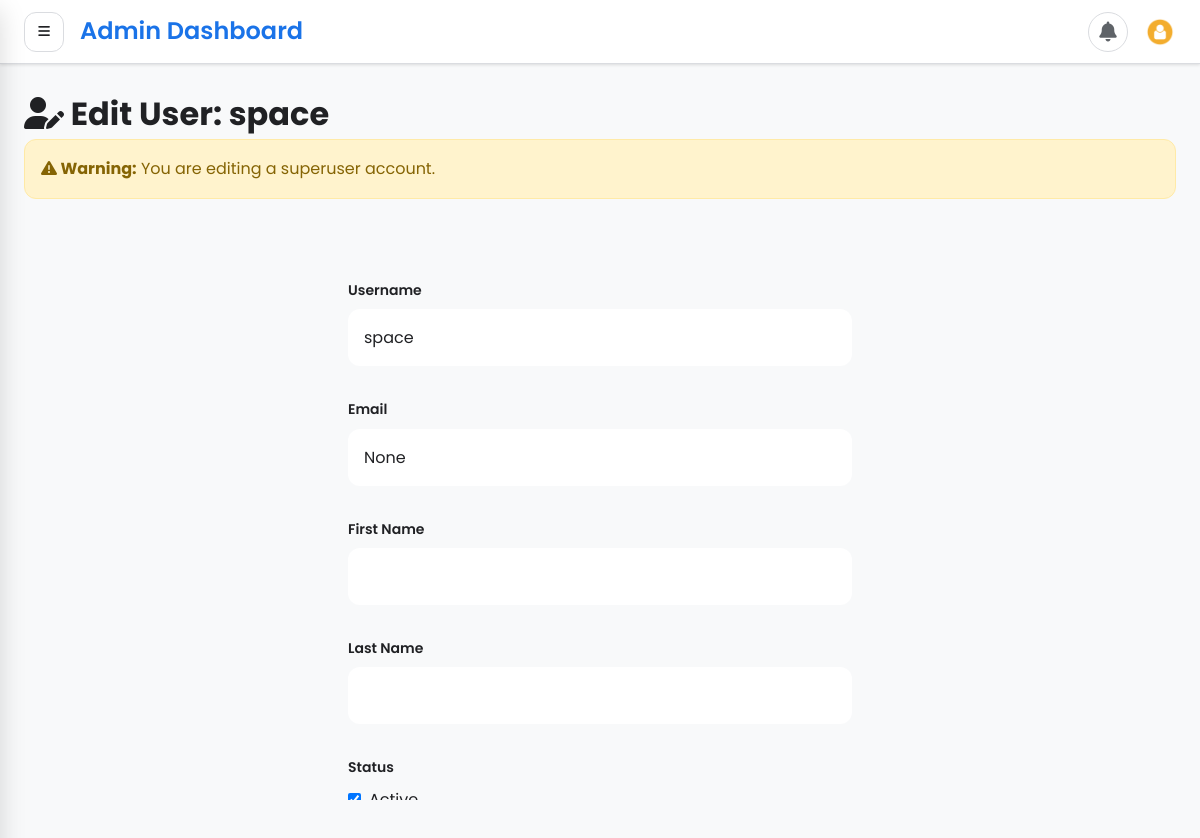
Page /accounts/users/1/edit/ (signed in) on the committed database.
### users/models.py (models this page shows, shortened)
class User(AbstractBaseUser, PermissionsMixin):
    roles =[
        ('admin','Admin'),
        ('Chairperson','Chairperson'),
        ('Secretary','Secretary'),
        ('Accountant','Accountant'),
        ('Member','Member'),
    ]
    username = models.CharField(max_length=255, blank=True, unique=True)
    email = models.EmailField(max_length=255, unique=True, null=True, blank=True)
    firstname = models.CharField(max_length=30, null=True, blank=True)
    lastname = models.CharField(max_length=30, null=True, blank=True)
    is_active = models.BooleanField(default=True)
    roles = models.CharField(max_length=50, choices=roles, default='Member')
    date_joined = models.DateTimeField(default=timezone.now)
    is_staff = models.BooleanField(default=False)
    is_verified = models.BooleanField(default=False)
    phone = models.CharField(max_length=15, blank=True, null=True)
    force_password_change = models.BooleanField(default=True)
    objects = ManagerUser()
    USERNAME_FIELD = 'username' # primary identifier for django auth
    REQUIRED_FIELDS = []     # required when creating superuser

### users/views.py (the view, shortened to what this page needs)
# urls.py: path('users/<int:user_id>/edit/', edit_user, name='edit_user'),
@login_required
def edit_user(request, user_id):
    if not request.user.is_staff :
        messages.warning(request, "Access denied. Admin privileges required.")
        return redirect('home')
    editing_user = get_object_or_404(User, id=user_id)
    if editing_user.is_superuser and not request.user.is_superuser:
        messages.error(request, "Only superusers can edit superuser accounts.")
        return redirect('list_users')
    context = {
        'editing_user': editing_user,
        'can_edit_superuser': request.user.is_superuser,
        'is_self_edit': request.user.id == editing_user.id,
    }
    return render(request, 'registration/edit_user.html', context)

### templates/registration/edit_user.html (shortened to what this page needs)
{% extends 'base.html' %}
{% block content %}
<div class="page-container">
  <div class="modern-card">
    <div class="modern-header">
      <h1 class="page-title">
        <i class="fas fa-user-edit"></i>
        Edit User: {{ editing_user.username }}
      </h1>
    </div>
    {% if editing_user.is_superuser %}
    <div class="alert-warning">
      <strong><i class="fas fa-exclamation-triangle"></i> Warning:</strong>
      You are editing a superuser account.
    </div>
    {% endif %}
    <form method="post" class="modern-form">
      <div class="form-group">
        <label class="form-label">Username</label>
        <input
          type="text"
          name="username"
          value="{{ editing_user.username }}"
          class="form-control"
          required
        />
      </div>
      <div class="form-group">
        <label class="form-label">Email</label>
        <input
          type="email"
          name="email"
          value="{{ editing_user.email }}"
          class="form-control"
          required
        />
      </div>
      <div class="form-group">
        <label class="form-label">First Name</label>
        <input
          type="text"
          name="first_name"
          value="{{ editing_user.first_name }}"
          class="form-control"
        />
      </div>
      <div class="form-group">
        <label class="form-label">Last Name</label>
        <input
          type="text"
          name="last_name"
          value="{{ editing_user.last_name }}"
          class="form-control"
        />
      </div>
      <div class="form-group">
        <label class="form-label">Status</label>
        <div class="checkbox-group">
          <input
            type="checkbox"
            name="is_active"
            id="is_active"
            {% if editing_user.is_active %}checked{% endif %}
          />
          <label for="is_active">Active</label>
        </div>
      </div>
    </form>
  </div>
</div>
{% endblock %}

### templates/base.html (style rules this page uses)
* { margin: 0; padding: 0; box-sizing: border-box; -webkit-tap-highlight-color: transparent; font-family: "Poppins", -apple-system, BlinkMacSystemFont, sans-serif; }
:root { --primary: #1a73e8; --primary-dark: #0d47a1; --primary-light: #42a5f5; --secondary: #34a853; --secondary-dark: #2e7d32; --accent: #fbbc04; --danger: #ea4335; --warning: #fbbc04; --success: #34a853; --info: #4285f4; --background: #f8f9fa; --surface: #ffffff; --surface-dark: #202124; --text-primary: #202124; --text-secondary: #5f6368; --text-disabled: #9aa0a6; --divider: #dadce0; --shadow-sm: 0 1px 3px rgba(0, 0, 0, 0.12); --shadow-md: 0 4px 6px rgba(0, 0, 0, 0.1); --shadow-lg: 0 10px 25px rgba(0, 0, 0, 0.15); --shadow-xl: 0 20px 40px rgba(0, 0, 0, 0.2); --radius-sm: 8px; --radius-md: 12px; --radius-lg: 16px; --radius-xl: 24px; --radius-full: 9999px; --space-xs: 4px; --space-sm: 8px; --space-md: 16px; --space-lg: 24px; --space-xl: 32px; --space-2xl: 48px; --transition-fast: 150ms ease; --transition-base: 250ms ease; --transition-slow: 350ms ease; --sidebar-width: 280px; --sidebar-collapsed: 72px; --header-height: 64px; }
body { font-family: "Poppins", -apple-system, BlinkMacSystemFont, sans-serif; background: var(--background); color: var(--text-primary); line-height: 1.6; -webkit-font-smoothing: antialiased; -moz-osx-font-smoothing: grayscale; overflow: hidden; }
h1 { font-size: 2rem; font-weight: 700; }
.form-group { margin-bottom: var(--space-md); }
.form-label { display: block; margin-bottom: var(--space-xs); font-weight: 500; color: var(--text-primary); font-size: 0.875rem; }
.form-control { width: 100%; padding: var(--space-sm) var(--space-md); border: 1px solid var(--divider); border-radius: var(--radius-md); font-size: 0.875rem; font-family: "Poppins", sans-serif; transition: all var(--transition-fast); background: var(--surface); color: var(--text-primary); }
.form-control::placeholder { color: var(--text-disabled); }
.alert-warning { background: rgba(251, 188, 4, 0.1); border-left-color: var(--warning); color: var(--text-primary); }

### templates/registration/edit_user.html (style rules this page uses)
.modern-form { max-width: 600px; margin: 0 auto; padding: var(--space-2xl); }
.form-group { margin-bottom: var(--space-xl); }
.form-label { display: block; margin-bottom: var(--space-sm); font-weight: 600; color: var(--text-primary); }
.form-control { width: 100%; padding: var(--space-md); border: 2px solid var(--divider-color); border-radius: var(--radius-md); font-size: 1rem; }
.checkbox-group { display: flex; align-items: center; gap: var(--space-sm); }
.alert-warning { background-color: #fff3cd; border: 1px solid #ffeaa7; color: #856404; padding: var(--space-md); border-radius: var(--radius-md); margin-bottom: var(--space-xl); }

### rows in the picture
User: username "space", email "None", is_superuser "☑"
